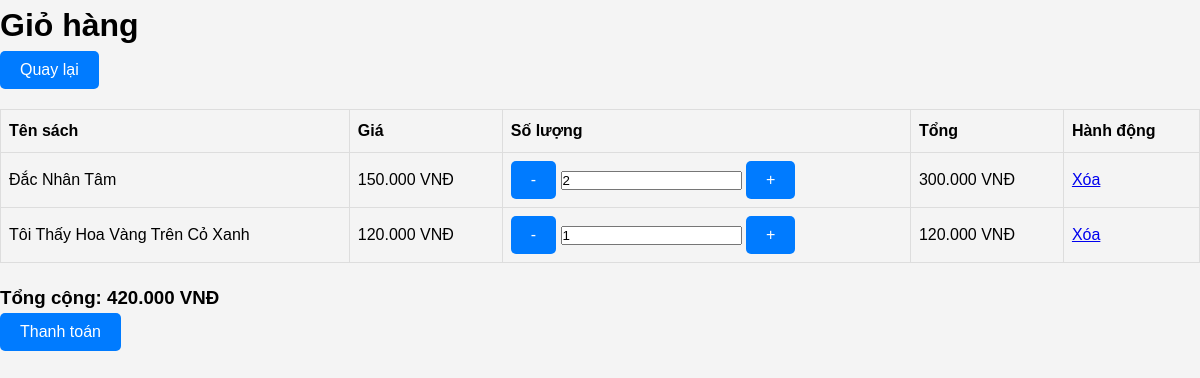
The app's page /nguoidug/cart.php with its own data.
### tables this page shows
CREATE TABLE `cart` (
  `CartID` int(11) NOT NULL,
  `UserID` int(11) NOT NULL,
  `BookID` int(11) NOT NULL,
  `Quantity` int(11) DEFAULT 1,
  `CreatedAt` timestamp NOT NULL DEFAULT current_timestamp()
);

CREATE TABLE `books` (
  `BookID` int(11) NOT NULL,
  `Title` varchar(255) NOT NULL,
  `Author` varchar(255) DEFAULT NULL,
  `CategoryID` int(11) DEFAULT NULL,
  `Price` decimal(10,2) NOT NULL,
  `Description` text DEFAULT NULL,
  `CoverImage` varchar(255) DEFAULT NULL,
  `CreatedAt` timestamp NOT NULL DEFAULT current_timestamp(),
  `PublishYear` int(11) DEFAULT NULL,
  `Publisher` varchar(255) DEFAULT NULL,
  `Stock` int(11) DEFAULT 0
);

### nguoidug/cart.php (the view, shortened to what this page needs)
<?php
$conn = new mysqli("localhost", "root", "", "BookStore");
$userID = $_SESSION['user_id'] ?? 1;
$sql = "
SELECT c.CartID, b.Title, b.Price, c.Quantity, (b.Price * c.Quantity) AS Subtotal
FROM Cart c
JOIN Books b ON c.BookID = b.BookID
WHERE c.UserID = $userID
";
$result = $conn->query($sql);
?>
<!DOCTYPE html>
<html lang="vi">
<head>
    <link rel="stylesheet" href="style.css">
</head>
<body>
    <h1>Giỏ hàng</h1>
    <button onclick="goBack()">Quay lại</button>
    <form method="POST" action="cart.php">
    <table>
        <tr>
            <th>Tên sách</th>
            <th>Giá</th>
            <th>Số lượng</th>
            <th>Tổng</th>
            <th>Hành động</th>
        </tr>
        <?php
        $total = 0;
        if ($result->num_rows > 0) {
            while ($row = $result->fetch_assoc()) {
                $total += $row['Subtotal'];
                echo "
                <tr>
                    <td>{$row['Title']}</td>
                    <td>" . number_format($row['Price'], 0, ',', '.') . " VNĐ</td>
                    <td>
                        <button type='submit' name='update_quantity' value='decrease' class='quantity-btn' onclick='updateQuantity({$row['CartID']}, \"decrease\")'>-</button>
                        <input type='number' name='quantity' value='{$row['Quantity']}' min='1' class='quantity-input' id='quantity-{$row['CartID']}' />
                        <button type='submit' name='update_quantity' value='increase' class='quantity-btn' onclick='updateQuantity({$row['CartID']}, \"increase\")'>+</button>
                        <input type='hidden' name='cartID' value='{$row['CartID']}' />
                    </td>
                    <td><span id='subtotal-{$row['CartID']}'>" . number_format($row['Subtotal'], 0, ',', '.') . "</span> VNĐ</td>
                    <td><a href='remove_from_cart.php?id={$row['CartID']}'>Xóa</a></td>
                </tr>";
            }
        } else {
            echo "<tr><td colspan='5'>Giỏ hàng trống</td></tr>";
        }
        ?>
    </table>
    </form>
    <h3>Tổng cộng: <span id="total"><?php echo number_format($total, 0, ',', '.'); ?> VNĐ</span></h3>
    <a href="checkout.php"><button>Thanh toán</button></a>
</body>
</html>

### nguoidug/style.css (style rules this page uses)
* { margin: 0; padding: 0; box-sizing: border-box; }
body { font-family: Arial, sans-serif; line-height: 1.6; background-color: #f4f4f4; }
table { width: 100%; border-collapse: collapse; margin: 20px 0; }
table th, table td { border: 1px solid #ddd; padding: 8px; text-align: left; }
table th { background-color: #f4f4f4; font-weight: bold; }
button { padding: 10px 20px; font-size: 16px; color: #fff; background-color: #007bff; border: none; border-radius: 5px; cursor: pointer; }

### records on screen
cart: BookID.Title "Đắc Nhân Tâm", BookID.Price "150.000", quantity "2", Subtotal "300.000"
cart: BookID.Title "Tôi Thấy Hoa Vàng Trên Cỏ Xanh", BookID.Price "120.000", quantity "1", Subtotal "120.000"

### other values on screen
$total "420.000"
